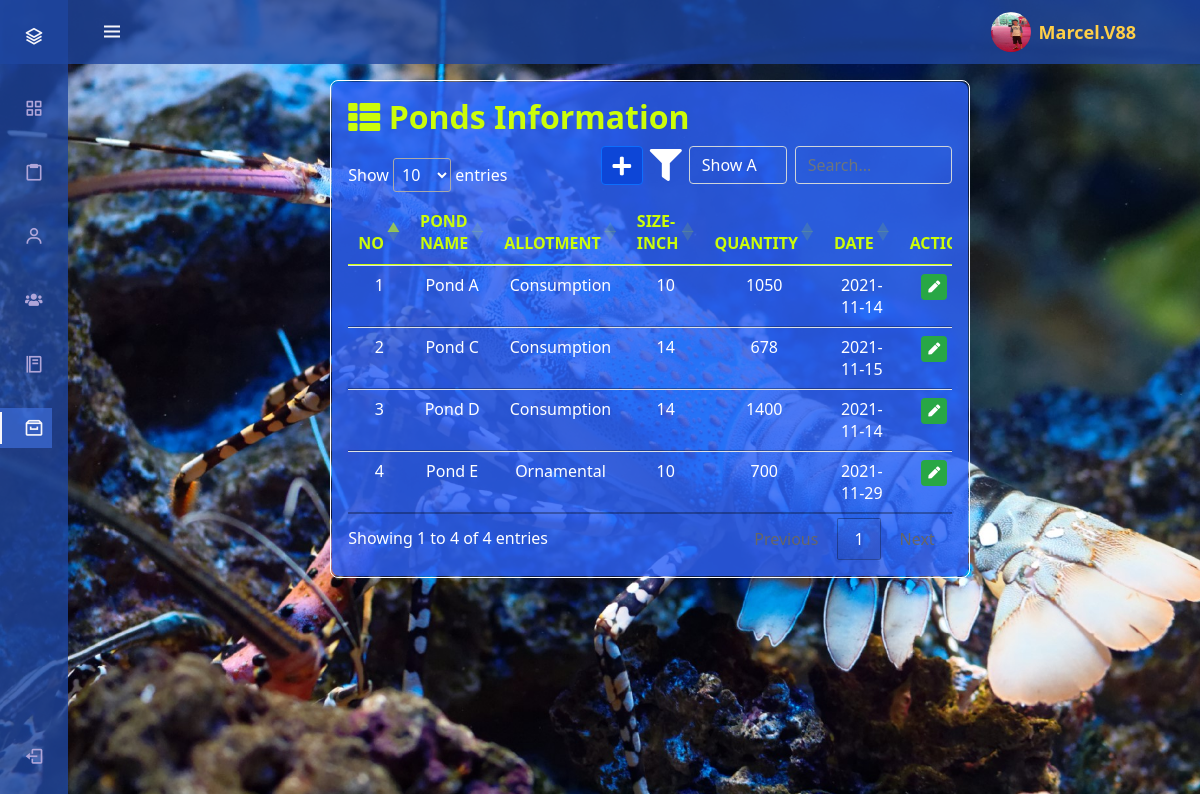
The page /view_pond.php (signed in) on the database its author committed.
### tables this page shows
CREATE TABLE `ponds` (
  `pond_id` int(11) NOT NULL,
  `pond_name` varchar(50) NOT NULL,
  `allotment` varchar(25) NOT NULL,
  `size` int(8) NOT NULL,
  `quantity` int(8) NOT NULL,
  `create_date` varchar(30) NOT NULL,
  `user_id3` varchar(150) NOT NULL,
  `username` varchar(50) NOT NULL,
  `size_id` int(11) NOT NULL
);

### view_pond.php (the view, shortened to what this page needs)
<?php
$user_id = $_SESSION['user_id'];
$img_prof = $_SESSION['img_prof'];
?>
<head>
    <link rel="stylesheet" href="css/main5.css">
    <link rel="stylesheet" href="css/button3.css">
    <link rel="stylesheet" href="css/sidebar4.css">
    <link rel="stylesheet" href="css/hover.css">
    <link rel="stylesheet" href="https://use.fontawesome.com/releases/v5.6.3/css/all.css">
    <link rel="stylesheet" href="https://maxcdn.bootstrapcdn.com/bootstrap/4.0.0/css/bootstrap.min.css">
    <link rel="stylesheet" href="https://cdn.jsdelivr.net/npm/bootstrap@5.0.0-beta1/dist/css/bootstrap.min.css">
    <link rel="stylesheet" href="https://cdn.jsdelivr.net/npm/boxicons@latest/css/boxicons.min.css">
    <link rel="stylesheet" href="https://cdnjs.cloudflare.com/ajax/libs/jquery/3.2.1/jquery.min.js">
    <link rel="stylesheet" type="text/css" href="//cdn.datatables.net/1.11.3/css/jquery.dataTables.min.css">
</head>
<body id="body-pd">
<header class="header" id="header">
        <div class="header_toggle"> <i class='bx bx-menu' id="header-toggle"></i> </div>
        <div class="space">
            <div class="header_img mr-2"> <img src="img/<?php echo $img_prof ?>" alt=""> </div>
            <a style="color: #ffcf47;" title="Edit Profile" href="editprofile.php?id=<?php echo $user_id;?>">
                <?php echo"<b class=hover style=font-size:18px;>". $_SESSION['username'] . "</b>";?>
            </a>
        </div>
</header>
<div class="l-navbar" id="nav-bar">
        <nav class="nav">
            <div> <a href="#" class="nav_logo"> <i class='bx bx-layer nav_logo-icon'></i> <span class="nav_logo-name">Menu</span> </a>
                <div class="nav_list">
                    <a href="view.php" class="nav_link">
                        <i class='bx bx-grid-alt nav_icon' title="Dashboard"></i>
                    </a>
                    <a href="sale.php" class="nav_link">
                        <i class='bx bx-clipboard nav_icon' title="Sales"></i>
                    </a>
                    <a href="profile.php?id=<?php echo $user_id;?>" class="nav_link">
                        <i class='bx bx-user nav_icon' title="Profile"></i>
                    </a>
                    <a href="customer_lists.php" class="nav_link">
                        <i class='fas fa-users fa-sm nav_icon' style="margin-left: 1px;" title="Customer List"> </i>
                    </a>
                    <a href="sales_record.php" class="nav_link">
                        <i class='bx bx-food-menu nav_icon' title="Sales Record"></i>
                    </a>
                    <a href="view_pond.php" class="nav_link active">
                        <i class='bx bx-archive nav_icon' title="Ponds"></i>
                    </a>
                </div>
            </div>
        <a href="logout.php" class="nav_link">
            <i class='bx bx-log-out nav_icon'></i>
        </a>
    </nav>
</div>
<div class="page-content page-container" id="page-content">
<div style="padding: 3rem; margin-top: 2em;">
<div class="d-flex justify-content-center">
    <div class="col-lg-8 grid-margin stretch-card">
    <div style="border: 1px solid #fff; border-radius: 8px;">
         <div class="card" style="border-radius: 8px; background: rgba(45, 98, 245, 0.2);">
            <div class="card-body" style="background: rgba(45, 98, 245, 0.8);">
            <h2 class="card-title"><i class="fas fa-th-list"></i><b> Ponds Information</b></h2>
            <div style="overflow: hidden; margin-bottom: -1.7em; width: 65%; float: right; position: relative; z-index: 1;">
                <input type="text" class="form-control" style="float: right; width: 40%; background: transparent; color: #fff;" id="myInput" placeholder="Search..." title="Type in a name">
                <select id="filter-sizee" class="filter form-select mr-2 ml-1" style="float: right; width: 25%; background: transparent; color: #fff;">
                    <option value="0">Show All - Inch</option>
                </select>
                <i class="fa fa-filter fa-2x float-right" style="margin: 3px; color: #fff;"></i>
                <a class="btn btn-primary mr-1" title="New Data" href="add_pond.php"><i class="fa fa-plus fa-lg"></i></a>
            </div>
            <div class="table-responsive">
            <table class="table" id="views">
            <thead>
                <tr align='center'>
                    <th>No</th>
                    <th>Pond Name</th>
                    <th>Allotment</th>
                    <th>Size-Inch</th>
                    <th>Quantity</th>
                    <th>Date</th>
                    <th>Action</th>
                </tr>
            </thead>
            <tbody id="myTable">
        <?php
            $server = "localhost";
            $user = "root";
            $pass = "";
            $database = "database";
            $conn = mysqli_connect($server, $user, $pass, $database) or die(mysqli_error());
                $sql = "SELECT * FROM ponds WHERE user_id3=$user_id ";
                $res = mysqli_query($conn, $sql);
                $sno = 0;
                $sno = $sno + 1;
             if($res==true)
                {
                    $count_rows = mysqli_num_rows($res);
                    if($count_rows>0)
                    {
                        while($row=mysqli_fetch_assoc($res))
                        {
                            $pond_id = $row['pond_id'];
                            $pond_name = $row['pond_name'];
                            $allotment = $row['allotment'];
                            $size = $row['size'];
                            $quantity = $row['quantity'];
                            $create_date = $row['create_date'];
                            ?>
                                <tr align='center' style="background: transparent;">
                                    <td><?php echo $sno;?></td>
                                    <td><?php echo $pond_name; ?></td>
                                    <td><?php echo $allotment; ?></td>
                                    <td class="sizee" data-sizee="<?php echo $size;?>"><?php echo $size; ?></td>
                                    <td><?php echo $quantity; ?></td>
                                    <td><?php echo $create_date; ?></td>
                                    <td>
                                      <a class="badge badge-success" style="padding: 7px" href="update_pond.php?pond_id=<?php echo $pond_id; ?>"><i class="fas fa-pen" title="Update"></i> </a>
                                    </td>
                                </tr>
                            <?php
                            $sno++;
                        }
                    }
                }
            ?>
            </tbody>
            </table>
            </div>
            </div>
        </div>
        </div>
        </div>
        </div>
    </div>
</div>
</body>

### css/main5.css (style rules this page uses)
body { background-color: #f9f9fa }
.card { box-shadow: none; -webkit-box-shadow: none; -moz-box-shadow: none; -ms-box-shadow: none; }
.card { position: relative; display: flex; flex-direction: column; min-width: 0; word-wrap: break-word; background-clip: border-box; border: 1px solid #fff; }
.card-body { border-radius: 8px; }
.card .card-title { color: #ccfd09; margin-bottom: 0.625rem; text-transform: capitalize; font-family:'Noto Sans', sans-serif; }
.table-responsive { display: block; width: 100%; overflow-x: auto; -webkit-overflow-scrolling: touch; -ms-overflow-style: -ms-autohiding-scrollbar }
.table, .jsgrid .jsgrid-table { width: 100%; max-width: 100%; margin-bottom: 1rem; background-color: transparent }
.table thead th, .jsgrid .jsgrid-table thead th { border-top: 0; border-bottom-width: 1px; text-transform: uppercase }
.table td, .jsgrid .jsgrid-table td { padding: .875rem 0.9375rem; color: #fff; }
.badge { border-radius: 0; line-height: 1; padding: .375rem .5625rem; font-weight: normal }
#myInput { width: 25%; }

### css/button3.css (style rules this page uses)
.btn { -webkit-border-radius: 10; -moz-border-radius: 10; border-radius: 10px; font-family: Arial; color: #fcfcfc; font-size: 15px; background: #d93434; padding: 10px 20px 10px 20px; text-decoration: none; }
h2 { font: cursive; }

### css/sidebar4.css (style rules this page uses)
a { text-decoration: none }
.header { width: 100%; height: var(--header-height); position: fixed; top: 0; left: 0; display: flex; align-items: center; justify-content: space-between; padding: 0 1rem; background-color: rgba(30, 70, 161, 0.8); z-index: var(--z-fixed); transition: .5s; color: white; }
.space { display: flex; align-items: center; padding: 0 2rem; }
.header_toggle { color: var(--white-color); font-size: 1.5rem; cursor: pointer }
.header_img { width: 35px; height: 35px; display: flex; justify-content: center; border-radius: 50%; overflow: hidden }
.header_img img { width: 40px }
.l-navbar { position: fixed; top: 0; left: -30%; width: var(--nav-width); height: 100vh; background-color: rgba(30, 70, 161, 0.8); padding: .5rem 1rem 0 0; transition: .5s; z-index: var(--z-fixed) }
.nav { height: 100%; display: flex; flex-direction: column; justify-content: space-between; overflow: hidden }
.nav_logo, .nav_link { display: grid; grid-template-columns: max-content max-content; align-items: center; column-gap: 1rem; padding: .5rem 0 .5rem 1.5rem }
.nav_logo { margin-bottom: 2rem }
.nav_logo-icon { font-size: 1.25rem; color: var(--white-color) }
.nav_link { position: relative; color: var(--first-color-light); margin-bottom: 1.5rem; transition: .3s }
.nav_icon { font-size: 1.25rem }
.active { color: var(--white-color); background-color: rgba(62, 109, 217, 0.7); border-top-right-radius: 12px; border-bottom-right-radius: 12px; transition: .3s; }
.active::before { content: ''; position: absolute; left: 0; width: 2px; height: 32px; background-color: var(--white-color) }
@media screen and (min-width: 768px) { body { margin: calc(var(--header-height) + 1rem) 0 0 0; padding-left: calc(var(--nav-width) + 2rem) } }
@media screen and (min-width: 768px) { .header { height: calc(var(--header-height) + 1rem); padding: 0 2rem 0 calc(var(--nav-width) + 2rem) } }
@media screen and (min-width: 768px) { .header_img { width: 40px; height: 40px } }
@media screen and (min-width: 768px) { .header_img img { width: 45px } }
@media screen and (min-width: 768px) { .l-navbar { left: 0; padding: 1rem 1rem 0 0 } }

### view_pond.php (style rules this page uses)
a:hover, a, th { text-decoration: none; color: #ccfd09; }
td { color: #fff; }
body { background-image: url("back/blue_lobster1.jpg"); background-attachment: fixed; background-repeat:no-repeat; background-size:cover; }
option { background-color: black; color: #fff; }
label, select { color: #fff; border: none; text-decoration: none; }
.btn-primary { background-color: #0d46d7; float: right; padding: 10.5px; }

### rows shown on the page
ponds: pond_name "Pond A", allotment "Consumption", size "10", quantity "1050", create_date "2021-11-14"
ponds: pond_name "Pond C", allotment "Consumption", size "14", quantity "678", create_date "2021-11-15"
ponds: pond_name "Pond D", allotment "Consumption", size "14", quantity "1400", create_date "2021-11-14"
ponds: pond_name "Pond E", allotment "Ornamental", size "10", quantity "700", create_date "2021-11-29"

### other values the page prints
$_SESSION['username'] "Marcel.V88"
